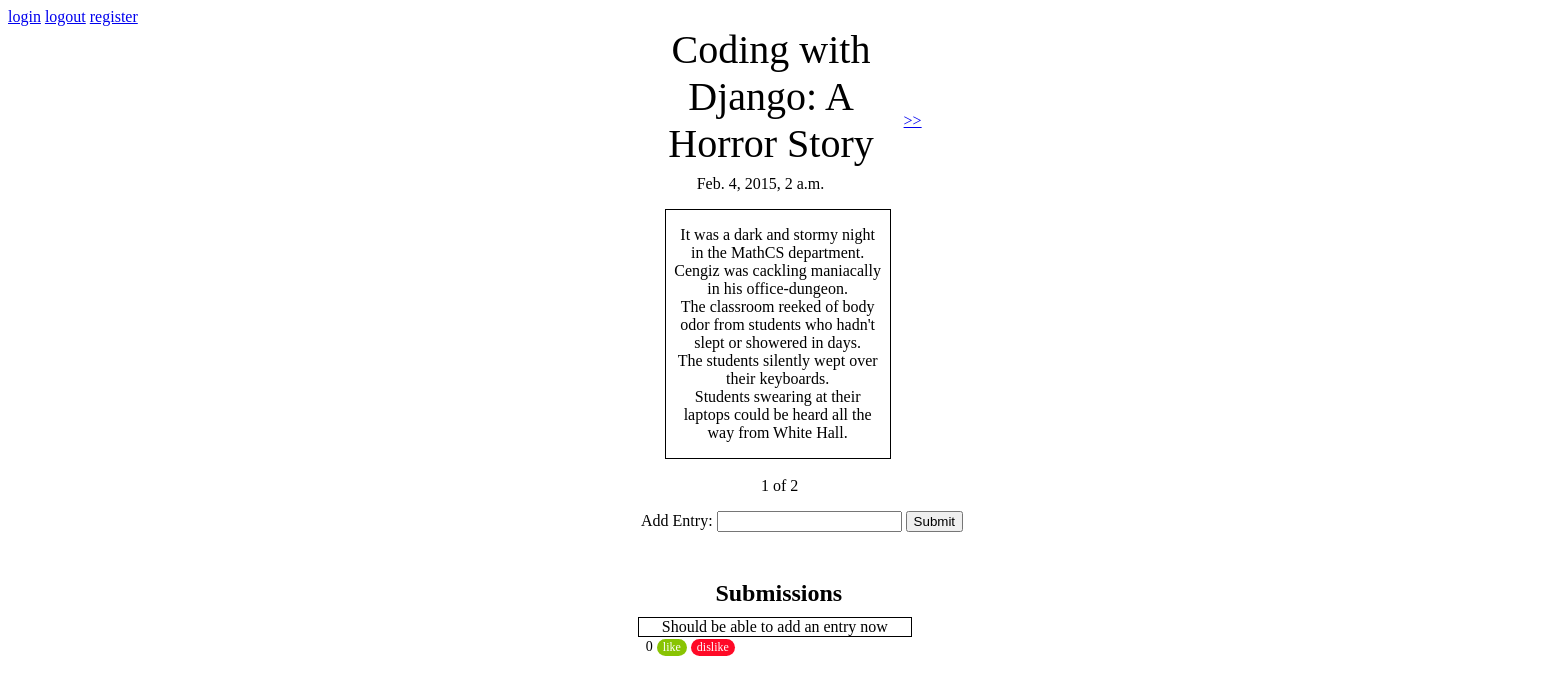
/1, run on an earlier commit of the app's database.
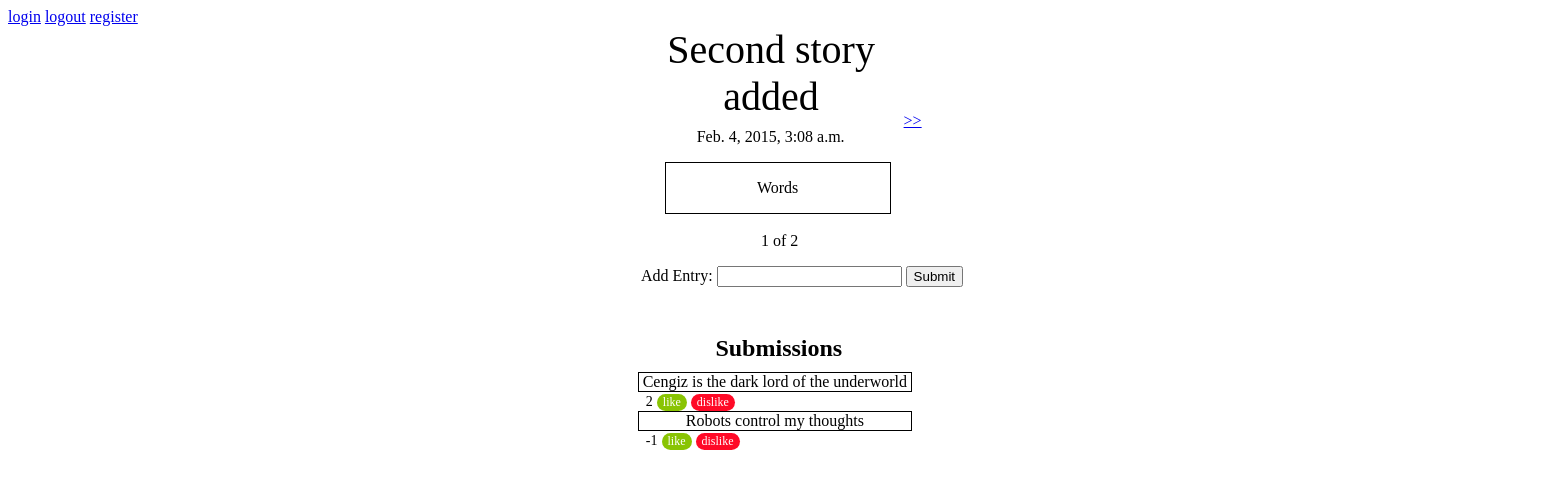
And on a later commit of the database.
### blogapp/models.py (models this page shows, shortened)
class Story(models.Model):
    title = models.CharField(max_length=140)
    body = models.TextField()
    date = models.DateTimeField()
    active = models.BooleanField(default=True)

class Submission(models.Model):
    story = models.ForeignKey(Story)
    text = models.CharField(max_length=140)
    votes = models.IntegerField(default=0)
    date = models.DateTimeField()
    author = models.ForeignKey(User, related_name='author')
    voted_on = models.ManyToManyField(User, related_name='voter')

### blogapp/views.py (the view)
# urls.py: url(r'^(?P<page>\d+)$', views.main, name='main'),
def main(request, page):
    stories = Story.objects.all().order_by('-date')
    submissions = Submission.objects.all().order_by('-votes')
    paginator = Paginator(stories, 1)
    try:
        stories = paginator.page(page)
    except (InvalidPage, EmptyPage):
        stories = paginator.page(paginator.num_pages)
    return render(request, 'blogapp/main.html', dict(stories=stories, submissions=submissions))

### blogapp/templates/blogapp/main.html (shortened to what this page needs)
{% load staticfiles %}
<!DOCTYPE html>
<html>
<head lang="en">
    <link rel="stylesheet" type="text/css" href="{% static 'blogapp/style.css' %}" />
</head>
<body>
    <a href="{% url 'login' %}">login</a>
    <a href="{% url 'trylogout' %}">logout</a>
    <a href="{% url 'register' %}">register</a>
    <div id="story">
        {% for story in stories %}
            <div class="title">
                <div class= "title_text"> {{ story.title }} </div>
            </div>
                <ul>
                    <div class="time">{{ story.date }}</div>
                    <div class="body">{{ story.body | linebreaks }}</div>
                </ul>
             <span class="current">
                <div class= "current">
                &nbsp;{{ stories.number }} of {{ stories.paginator.num_pages }}
                </div>
            </span>
            <div class= "add_submission">
            <form action='{{ stories.number }}/submission/' method='post'>
                <p> Add Entry: <input type= "text" name="submission">
            <input type='submit' value='Submit' />
            </form>
            </div>
            <div class= "submissions">
                <div class= "submission_title">
                    <h1> Submissions </h1>
                </div>
                {% for submission in submissions %}
                    {% ifequal submission.story.pk story.pk %}
                        <div class= "submission_box">
                            <div class= "text"> {{submission.text}}</div>
                        </div>
                        <div class="votes">{{ submission.votes }}</div>
                        <form action="{{ stories.number }}/submission/{{ submission.pk }}/like/" style="display:inline-block;" method="post">
                            <input id="like" class="like" type="submit" value="like">
                        </form>
                        <form action="{{ stories.number }}/submission/{{ submission.pk }}/dislike/" style="display:inline-block;" method="post">
                            <input id="dislike" class="dislike" type="submit" value="dislike"/>
                        </form>
                    {% endifequal %}
                {% endfor %}
            </div>
        {% endfor %}
        {% if stories.object_list and stories.paginator.num_pages > 1 %}
        <div class="pagination" style="margin-top: 20px; margin-left: -20px; ">
            <span class="step-links">
                {% if stories.has_next %}
                    <div class= "older_entries">
                    <a href="{{ stories.next_page_number }}"> &gt;&gt; </a>
                    </div>
                {% endif %}
            </span>
        </div>
        {% endif %}
    </div>
</body>
</html>

### blogapp/static/blogapp/style.css (style rules this page uses)
.title { position: relative; font-size: 40px; margin-left: 41%; }
.title_text { text-align: center; width: 6.5em; }
.time { position: relative; margin-left: 41%; left: 2em; }
.time { margin-top: -.5em; }
.body { margin-left: 41%; width: 13em; padding-left: .5em; padding-right: .5em; text-align: center; border: solid; border-width: 1px; margin-top: 1em; }
.current { position: relative; margin-left: 41%; margin-top: -1em; left: 3.625em; }
.older_entries { position: absolute; left: 41%; margin-left: 16.5em; top: 7em; }
.submissions { position: relative; width: 100%; margin-top: 1em; margin-left: 41%; left: .3em; }
.submission_box { position: relative; border: solid; border-width: 1px; width: 17em; margin-left: -.5em; }
.submission_title { font-size: 12px; margin-left: 5.8em; margin-bottom: -.5em; }
.text { text-align: center; }
.votes { font-size: 14px; font-family: Times,serif; display:inline-block; }
.like { font-size:12px; font-family:Times, serif; font-weight:normal; border-radius:16px; border:0px solid #68aa07; background-color:#89c403; color:#ffffff; display:inline-block; }
.dislike { font-size:12px; font-family:Times, serif; font-weight:normal; border-radius:16px; border:0px solid #f04030; background-color: #ff0a27; color:#ffffff; display:inline-block; }
.add_submission { padding-bottom: 1em; margin-left: 41%; }

What changed in the data, as far as the page shows it:
removed Submission: text "Should be able to add an entry now", votes "0"
changed Story id 2: title "Coding with Django: A Horror Story" → "Second story added"; date "Feb. 4, 2015, 2 a.m." → "Feb. 4, 2015, 3:08 a.m."; body "It was a dark and stormy night in the MathCS department. Cengiz was cackling maniacally in his office-dungeon. The classroom reeked of body odor from students who hadn't slept or showered in days. The students silently wept over their keyboards. Students swearing at their laptops could be heard all the way from White Hall." → "Words"
added Submission: text "Cengiz is the dark lord of the underworld", votes "2"
added Submission: text "Robots control my thoughts", votes "-1"
